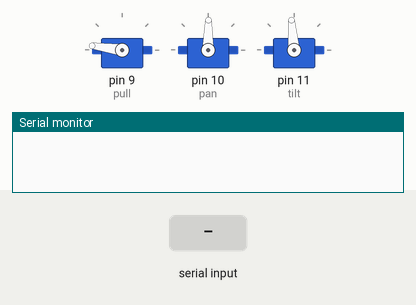
Simulated run of this program. Board: Arduino Nano, built with avr-gcc and run on an emulated ATmega328P. On the bench: 3 × servo, the last lines printed to the serial monitor. The inputs (shaded band) are chosen by the test bench.

Above: at 1.2 s.
1.3 s: "M3\n" received over Serial
At 2.0 s:
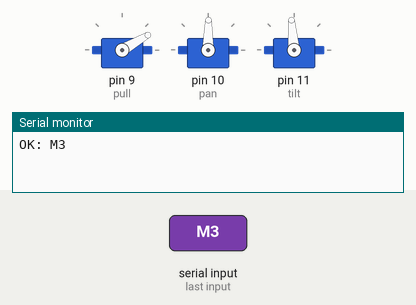
4.0 s: "M999\n" received over Serial
Timing chart, 0 to 7.0 s (numbered marks = the images above; inputs shaded):
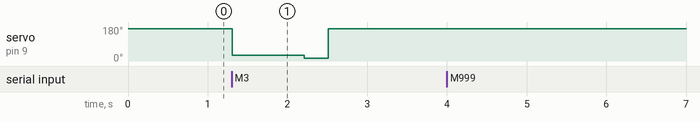

The program:

main.cpp
```cpp
#include <Arduino.h>
#include <Configuration.h>
#include <Servo.h>

Servo pull;
Servo pan;
Servo tilt;

void setup() {
    pull.attach(9);
    pan.attach(10);
    tilt.attach(11);
    pull.writeMicroseconds(PULL_FWD);
    pan.writeMicroseconds(PAN_CENTER);
    tilt.writeMicroseconds(TILT_CENTER);
    Serial.begin(BAUDRATE);
    // delay(2000);
    #ifdef DEBUG
    Serial.write("started");
    #endif
}

// lets us reset the board from software
// aka provides a way to do emergency off
void(* resetFunc) (void) = 0;

// utils to enforce bounds
int bound(long in, long min, long max) {
  if (in > max) { return max; }
  else if (in < min) { return min; }
  else { return in; }
}
float bound(float in, float min, float max) {
  if (in > max) { return max; }
  else if (in < min) { return min; }
  else { return in; }
}

// tracker for G90/G91
bool relative = false;

// delay variables
// these are what we'll use to do async timing
unsigned long delay_time_ms = millis();
unsigned long pull_delay_ms = millis();

// funny bit to hold coordinates
struct coord {
    float pan;
    float tilt;
    coord(float pan_val, float tilt_val) {
        pan = pan_val;
        tilt = tilt_val;
    }
    long panUs() { return (long)(bound(pan, PAN_MIN, PAN_MAX)*PAN_SCL) + PAN_CENTER; }
    long tiltUs() { return (long)(bound(tilt, TILT_MIN, TILT_MAX)*TILT_SCL) + TILT_CENTER; }
    void update(float p, float t) {
        if (relative) {
            pan += p;
            tilt += t;
            delay_time_ms = (unsigned long)(max(p, t)*AIM_SPEED) + millis();
        } else {
            pan = p;
            tilt = t;
            float dp = abs(pan - p);
            float dt = abs(tilt - t);
            delay_time_ms = (unsigned long)(max(dp, dt)*AIM_SPEED) + millis();
        }
    }


};

// the possible states for the
// firing sequence
enum class pullstate: long {
  rest = PULL_FWD+1L,
  pull = PULL_BACK+1L,
  hold = PULL_BACK,
  release = RELEASE,
  reload = PULL_FWD,
};

// our current state with respect to the
// pull, hold, release, reload, rest, repeat cycle
// we'll use this as the state tracker
// for our state machine
enum pullstate state = pullstate::rest;

// queue stuff
String cmdbuf[CMD_BUF_LEN];
long start = 0;
long end = 0;

// overall position tracker
coord curpos = coord(0L, 0L);

// shot counter: so we know to start
// pulling back again once we get done shooting
// if we have more shots remaining
long shot_counter = 0L;

// add a command to the buffer
// deals with incrementing the shot counter if needed
// and moving the end pointer
void add_command(String cmd) {
  #ifdef DEBUG
  Serial.println("added command: " + cmd);
  #endif
  if (end+1 == start || (start==0 && end==CMD_BUF_LEN-1)) {
    Serial.println("ERR: cmdbuf full, skipping "+cmd);
    return;
  }
  if (cmd.indexOf(String("M3")) != -1) {
    #ifdef DEBUG
    Serial.println("here!");
    #endif
    shot_counter++;
  }
  cmdbuf[end] = cmd;
  if (end == (CMD_BUF_LEN - 1)) {
      end = 0;
  } else {
      end += 1;
  }
  Serial.println("OK: "+cmd);

}

String readString;
void loop() {
    #ifdef DEBUG
    bool new_cmd = false;
    #endif
    // read new commands from serial if available
    if (Serial.available() > 0){
        readString = String("");
        while (true) {
            delay(3);  //delay to allow buffer to fill
            char c = Serial.read();  //gets one byte from serial buffer
            if (c == '\n') { break; }
            readString += c; //makes the string readString
        }
        // add command to buffer
        add_command(readString);
        #ifdef DEBUG
        new_cmd = true;
        Serial.println("command added: " + readString);
        delay(100);
        for (int i = 0; i<CMD_BUF_LEN; i++) {
        if (i==start) { Serial.print("["); }
        if (i==end) { Serial.print("]"); }
        if (cmdbuf[i].length() < 2) {
            Serial.print("  ;");
        } else {
            Serial.print(cmdbuf[i].substring(0, 2) + String(';'));
        }
        }
        Serial.print("\n");
        #endif
    }

    // state transition logic for firing sequence FSM
    if (state == pullstate::rest) {
        // if we still have shots left to fire,
        // go from rest to pull, and begin pulling
        // the bow back
        if (shot_counter > 0L) {
            shot_counter--;
            state = pullstate::pull;
            #ifdef DEBUG
            Serial.println("rest -> pull");
            #endif
            // set the delay so we continue after we're done pulling
            pull.writeMicroseconds(PULL_BACK);
            #ifdef DEBUG
            Serial.println("wrote to servo");
            #endif
            pull_delay_ms = PULL_DELAY + millis();
            #ifdef DEBUG
            Serial.println("set delay, finished if statement");
            #endif
        }
    } else if (state == pullstate::pull) {
        if (pull_delay_ms < millis()) {
            // if we're done pulling, set the state to "hold"
            // since we're holding and waiting for the fire signal
            #ifdef DEBUG
            Serial.println("pull -> hold");
            #endif
            state = pullstate::hold;
        }
    } else if (state == pullstate::release) {
        if (pull_delay_ms < millis()) {
            // if we're done releasing, set the state to "reload",
            // and set the delay to the reload delay
            #ifdef DEBUG
            new_cmd = true;
            Serial.println("release -> reload");
            #endif
            state = pullstate::reload;
            pull.writeMicroseconds(PULL_FWD);
            pull_delay_ms = RELOAD_DELAY + millis();
        }
    } else if (state == pullstate::reload) {
        if (pull_delay_ms < millis()) {
            // once we're done reloading, we're back to the "rest" state
            #ifdef DEBUG
            new_cmd = true;
            Serial.println("reload -> rest");
            #endif
            state = pullstate::rest;
        }
    }
    #ifdef DEBUG
    delay(100);
    if (new_cmd) {
        Serial.println("post-FSM");
        for (int i = 0; i<CMD_BUF_LEN; i++) {
        if (i==start) { Serial.print("["); }
        if (i==end) { Serial.print("]"); }
        if (cmdbuf[i].length() < 2) {
            Serial.print("  ;");
        } else {
            Serial.print(cmdbuf[i].substring(0, 2) + String(';'));
        }
        }
        Serial.print("\n");
    }
    #endif
    // delay(10);
    // update all the servos
    pan.writeMicroseconds((int)curpos.panUs());
    tilt.writeMicroseconds((int)curpos.tiltUs());
    // delay(10);
    #ifdef DEBUG
    if (new_cmd) {
        Serial.println("post servo write");
        Serial.print(start);
        Serial.println(end);
        Serial.println(delay_time_ms - millis());
    }
    #endif

    // the rest of the code deals with new instructions

    // if start = end, there's nothing in the queue
    // so we just exit the loop (return = continue since
    // this isn't a real loop; just a function called over
    // and over again)
    if (start == end) { return; } // nothing to do, no commands in queue

    // if delay_time is still in the future, we need to wait longer
    // until it's passed, so we shouldn't do anything
    // delay time is the delay set by each action
    if (delay_time_ms > millis()) { return; } //nothing to do, waiting for thing to happen

    // For debugging:
    #ifdef DEBUG
    Serial.println(new_cmd);
    Serial.println("pre-pop");
    for (int i = 0; i<CMD_BUF_LEN; i++) {
      if (i==start) { Serial.print("["); }
      if (i==end) { Serial.print("]"); }
      if (cmdbuf[i].length() < 2) {
        Serial.print("  ;");
      } else {
        Serial.print(cmdbuf[i].substring(0, 2) + String(';'));
      }
    }
    Serial.print("\n");
    #endif

    // string to store our command
    String todo = cmdbuf[start];
    // now that we looked up our command, increment the start pointer
    // so it points to the next command in the queue
    // we will deal with wrapping later
    start += 1;

    // dealing with the commands!

    // M999: emergency reset. Just resets the board.
    if (todo.startsWith("M999")) { resetFunc(); }
    // G90: set absolute positioning mode
    else if (todo.startsWith("G90")) { relative = false; }
    // G91: set relative positioning mode
    else if (todo.startsWith("G91")) { relative = true; }
    // G0: move to/by coordinates G0 P[pan angle] T[tilt angle]
    else if (todo.startsWith("G0")) {
        // string parsing!!! (fun!!!!!)
        // ex. todo = "G0 P40 T-10"
        // indexOf("P")+1 = 4 so we get todo[4:] = "40 T-10"
        // String.toFloat() just goes from start until non-digit/period-character
        long p = todo.substring(todo.indexOf(String("P"))+1).toFloat();
        long t = todo.substring(todo.indexOf(String("T"))+1).toFloat();

        // update global state
        // this also updates delay_time_ms
        curpos.update(p, t);

        #ifdef DEBUG
        Serial.println(p);
        Serial.println(t);
        #endif
    }
    else if (todo.startsWith("G4")) {
        delay_time_ms = todo.substring(todo.indexOf("P")+1).toFloat() + millis();
    }
    else if (todo.startsWith("M3")) {
        if (pull_delay_ms > millis() || state != pullstate::hold) {
            // this means we are either a) still moving
            // or b) done moving but not at the hold state yet
            // in this case we should undo the pointer increment
            // so that next time around it'll still say we're on this command
            start--;
        } else {
            #ifdef DEBUG
            Serial.println("setting to release mode");
            #endif
            // this means we are cleared to fire!
            // step 1: set state machine to release state, resuming the cycle
            state = pullstate::release;
            pull.writeMicroseconds(RELEASE);
            // step 2: set timers
            pull_delay_ms = RELEASE_DELAY + millis(); // for when we are done releasing and can start moving back to reload
            delay_time_ms = RELEASE_DELAY + millis(); // other actions should wait until we've fired bc we shouldn't move while firing
        }
    }
    // now deal with moving the start pointer if it
    // looped. do this at the end since we want the
    // "start--;" in M3 to work properly
    if (start == CMD_BUF_LEN) {
        start = 0;
    }
    #ifdef DEBUG
    Serial.println("end loop");
    for (int i = 0; i<CMD_BUF_LEN; i++) {
      if (i==start) { Serial.print("["); }
      if (i==end) { Serial.print("]"); }
      if (cmdbuf[i].length() < 2) {
        Serial.print("  ;");
      } else {
        Serial.print(cmdbuf[i].substring(0, 2) + String(';'));
      }
    }
    Serial.print("\n");
    #endif
}
```

Configuration.h
```cpp
#ifndef CONFIG
#define CONFIG

//* misc settings
// enable/disable debug printing
// #define DEBUG
// serial comms baudrate
#define BAUDRATE 115200
//command buffer size
#define CMD_BUF_LEN 50L

//* motion limits and scale factors and stuff

// how fast the servos move while aiming
// (determines delay times)
#define AIM_SPEED 60.0 // in ms/deg

// pan axis
#define PAN_MAX 90.0    // degrees
#define PAN_MIN -90.0     // degrees
#define PAN_SCL 7.7777   // scale factor, us/deg
#define PAN_CENTER 1460L //in us

// tilt axis
#define TILT_MAX 40.0    // degrees
#define TILT_MIN -35.0     // degrees
#define TILT_SCL 7.39     // scale factor, us/deg
#define TILT_CENTER 1520L //in us

//* firing sequence constants
// positions
#define PULL_FWD 2320L // us
#define PULL_BACK 850L // us
#define RELEASE 700L   // us

// delays
#define PULL_DELAY 900UL    // ms
#define RELEASE_DELAY 300UL //200UL // ms
#define RELOAD_DELAY 900UL  // ms


#endif
```

Measured:
- after the input at 1.3 s, servo on pin 9 (pull): 172° → 30° at once, → 15° 0.90 s later, → 172° 0.30 s later
